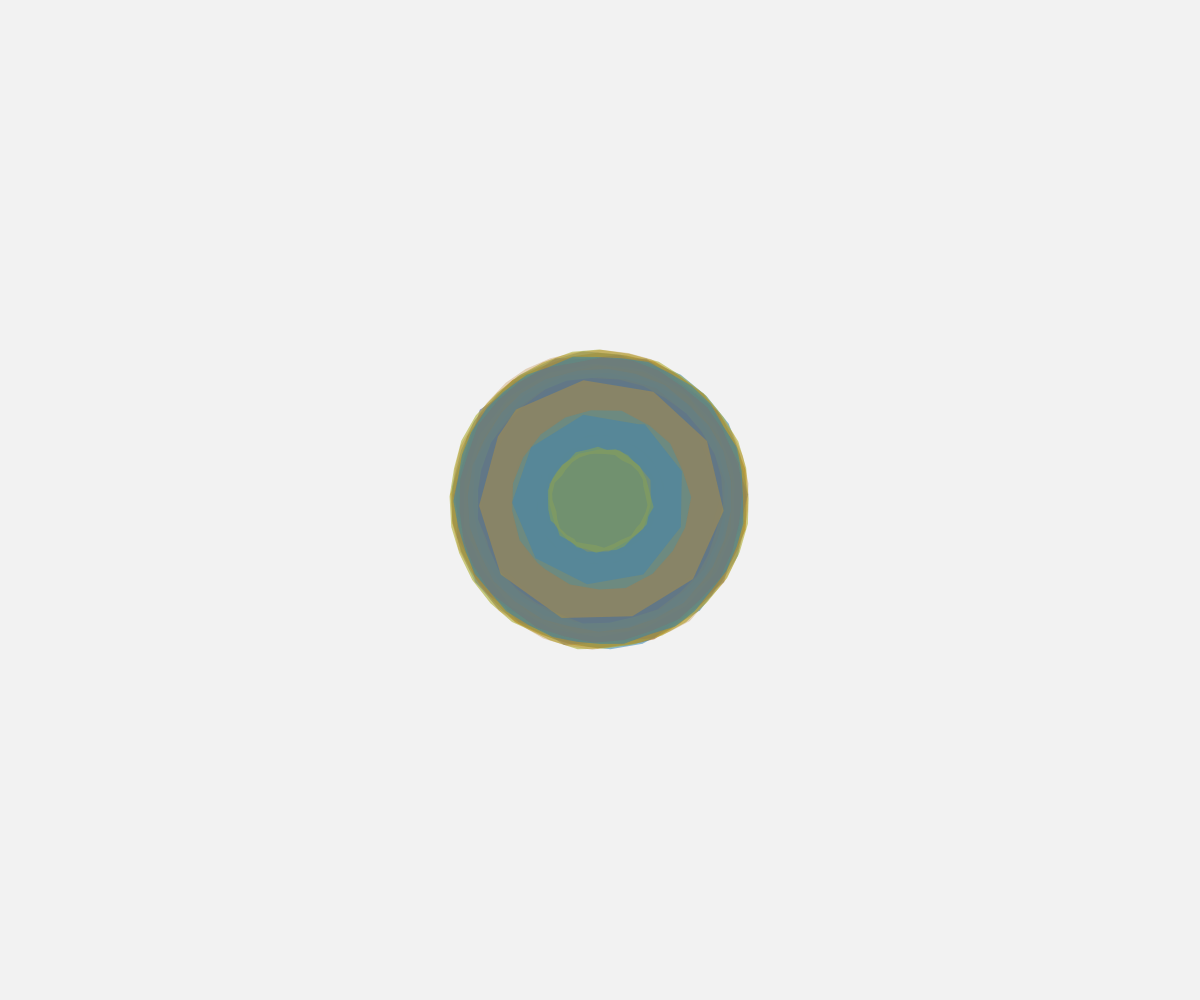
Frame 1 (no input)
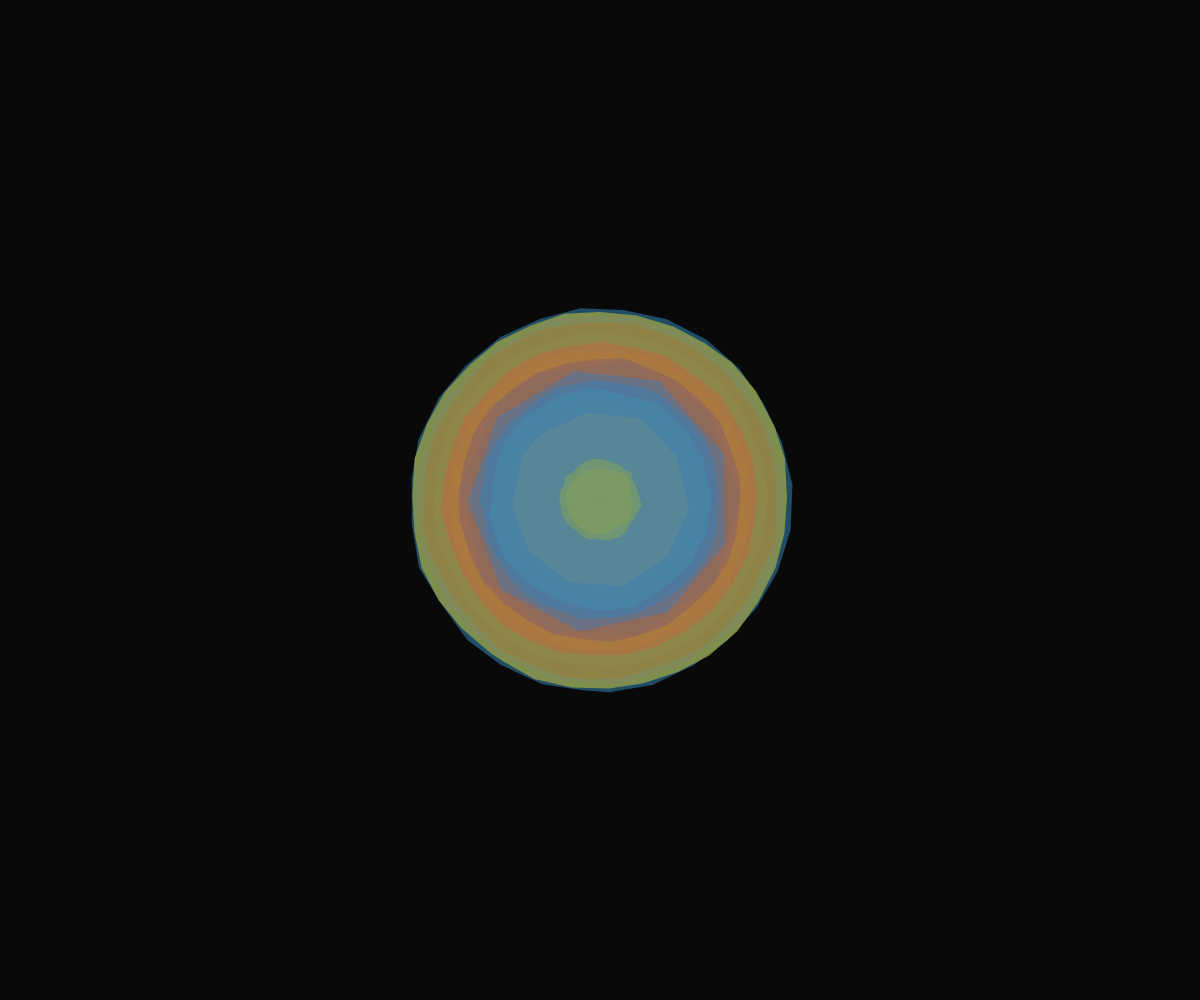
Frame 60 (no input)
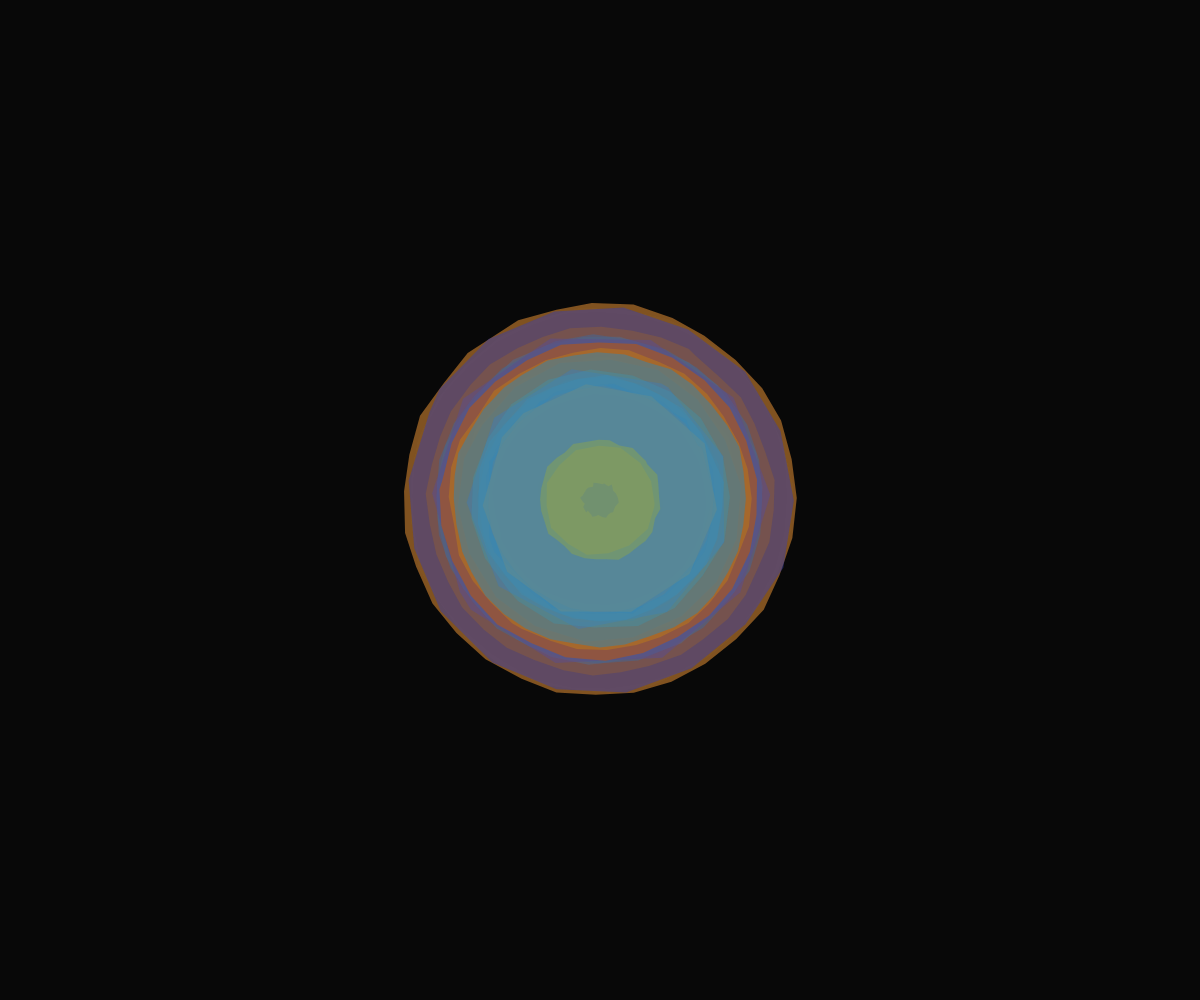
Frame 120 (the mouse pressed at the canvas centre since frame 60)

The p5.js sketch that drew these frames (run headless with seeded random() and noise() and a simulated clock; from frame 60 on, the mouse is pressed at the canvas centre):

// p5.js sketch
// ── sketch.js
let rings = [];
let time = 0;

function setup() {
  createCanvas(windowWidth, windowHeight);
  colorMode(HSB, 360, 100, 100, 1);
  noStroke();
  
  // Initialize rings with alternating drought/flood colors
  for (let i = 0; i < 80; i++) {
    const isDrought = i % 2 === 0;
    const hue = isDrought ? 
      (random(20, 60)) :   // Yellow/orange for drought
      (random(180, 240));  // Blue/green for flood
    
    rings.push({
      radius: random(30, 150),
      width: random(3, 12),
      hue: hue,
      saturation: random(60, 90),
      alpha: random(0.2, 0.7),
      speed: random(0.002, 0.008),
      density: random(0.3, 1.5),
      // Add randomness to create abrupt transitions
      transitionOffset: random(TWO_PI)
    });
  }
}

function draw() {
  background(0, 0, 0, 0.05); // Semi-transparent background for trail effect

  time += 0.01;

  const centerX = width / 2;
  const centerY = height / 2;

  // Draw rings
  for (let i = 0; i < rings.length; i++) {
    let r = rings[i];
    
    // Create abrupt transitions by using a step function on time
    const transitionStep = floor(time * 0.5) % 4;
    const currentHue = r.hue + (transitionStep * 90); // Jump between hues
    
    // Radius grows with time and speed, but with irregular jumps
    let radius = r.radius + (time * r.speed * 100);
    
    // Add sudden jumps to make transitions asymmetrical
    if (frameCount % 60 === 0) {
      radius += random(-50, 50);
    }

    let angleStep = TWO_PI / (30 * r.density);

    push();
    translate(centerX, centerY);
    
    // Add rotation to create visual complexity
    rotate(time * 0.002 + r.transitionOffset);

    fill(currentHue % 360, r.saturation, 70, r.alpha);
    
    beginShape();
    for (let a = 0; a < TWO_PI; a += angleStep) {
      let x = cos(a) * radius;
      let y = sin(a) * radius;
      
      // Add slight noise to make edges jagged
      x += random(-2, 2);
      y += random(-2, 2);
      
      vertex(x, y);
    }
    endShape(CLOSE);

    pop();
  }
}

function windowResized() {
  resizeCanvas(windowWidth, windowHeight);
}
